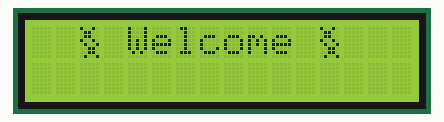
This sketch was run on a simulated ESP8266 (NodeMCU). Parts: 16×2 character LCD. WiFi joins after 1.5 s; servers stay silent unless stated; uploads are accepted with an empty reply; what the sketch prints to the serial monitor is not drawn.

Above: at 0.7 s.
At 2.7 s:
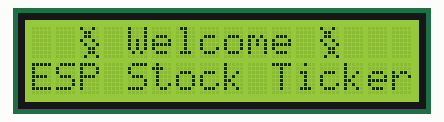
At 6.7 s:
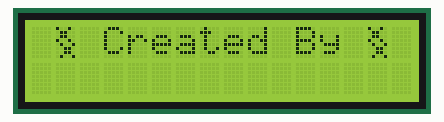
At 9.2 s:
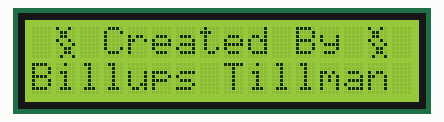
At 30.4 s:
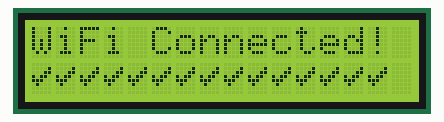
At 32.4 s:
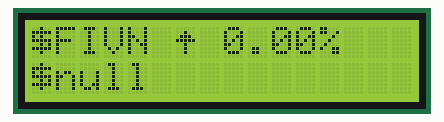

The sketch:

ESP8266_StockTicker.ino
```cpp
/*
 ESP STOCK TICKER
 CREATED BY BILLUPS TILLMAN
 https://github.com/BeeTillman
 FOR INSTRUCTIONS ON HOW TO USE,
 NAVIGATE TO THE README
*/

#include <ESP8266WiFi.h>
#include <WiFiClientSecure.h>
#include <ArduinoJson.h>
#include <Math.h>
#include "lcd_functions.h"
#include "keys.h"

#define TEST_HOST "www.finnhub.io"
#define ssid ssidKey // Network SSID (Defined in keys header)
#define password passwordKey  // Network Password (Defined in keys header)
#define TEST_HOST_FINGERPRINT fingerprintKey   // Chrome fingerprint (Defined in keys header)
#define apikey apiKey // Finnhub.io API Key (Defined in keys header)

#define SYMBOL1 "FIVN" // You can add as many symbol as you want. Simply copy the line, increment SYMBOL#, and add a getData function followed by a delay in the loop
#define SYMBOL2 "AMZN"
#define SYMBOL3 "NVDA"
#define SYMBOL4 "AAPL"
#define SYMBOL5 "TSLA"

#define stockRotationDelay 17500 // Delay between switching of stock ticker display

WiFiClientSecure client;

void setup() {
  Serial.begin(112500); //esp8266 default baud rate
  delay(500);
  initLCD();
  displayInitialStartup(); // Display welcome screen
  client.setInsecure(); // Resolves wifi error due to bad port
}

void loop() {
  connectToWiFi(); // Periodically Reconnect to WiFi. This will display the "Reconnecting" notice.
  getData(SYMBOL1); // Display Ticker for input symbol
  delay(stockRotationDelay); // Delay between stocks
  getData(SYMBOL2);
  delay(stockRotationDelay);
  getData(SYMBOL3);
  delay(stockRotationDelay);
  getData(SYMBOL4);
  delay(stockRotationDelay);
  getData(SYMBOL5);
  delay(stockRotationDelay);
}

void getData(String ticker){
    Serial.println("Making a HTTP Request");
  if (!client.connect(TEST_HOST, 443)) // Opening connection to server (Use 80 as port if HTTP)
  {
    Serial.println(F("Connection failed"));
  }

  yield(); // Give the ESP8266 a break

  client.print(F("GET ")); // Send HTTP request

  client.print("/api/v1/quote?symbol="+ticker+"&token="+apikey); // This is the second half of a request (everything that comes after the base URL)
  client.println(F(" HTTP/1.1"));

  //Headers
  client.print(F("Host: "));
  client.println(TEST_HOST);

  client.println(F("Cache-Control: no-cache"));

  if (client.println() == 0)
  {
    Serial.println(F("Failed to send request"));
  }

  // Check HTTP status
  char status[32] = {0};
  client.readBytesUntil('\r', status, sizeof(status));
  if (strcmp(status, "HTTP/1.1 200 OK") != 0)
  {
    Serial.print(F("Unexpected response: "));
    Serial.println(status);
  }

  // Skip HTTP headers
  char endOfHeaders[] = "\r\n\r\n";
  if (!client.find(endOfHeaders))
  {
    Serial.println(F("Invalid response"));
  }

  // This is probably not needed for most, but I had issues
  // with the Tindie api where sometimes there were random
  // characters coming back before the body of the response.
  // This will cause no hard to leave it in
  // peek() will look at the character, but not take it off the queue
  while (client.available() && client.peek() != '{')
  {
    char c = 0;
    client.readBytes(&c, 1);
    Serial.print(c);
    Serial.println("BAD");
  }

    // While the client is still availble read each
    // byte and print to the serial monitor
    // This is kind of unnecessary but I added the for loop
    // to limit API calls that return huge amounts of data
    String apiResult = "";
    for (int i=0; i<600; i++){
      if (client.available()) {
        char c = 0;
        client.readBytes(&c, 1);
        Serial.print(c);
        apiResult+=c;
        }
    }

    // We now have a String called apiResult, which contains the first
    // 600 characters that were returned from our API call.
    // We now throw apiResult into a JSON document so we can index it.
    Serial.println(apiResult);
    DynamicJsonDocument doc(1024);
    deserializeJson(doc, apiResult);
    JsonObject obj = doc.as<JsonObject>();

    String currentPrice = obj["c"].as<String>();
    String pchange = obj["dp"].as<String>();
    float float_pchange = pchange.toFloat();

    displayStockResult(ticker, float_pchange, currentPrice);
}


void connectToWiFi(){
  if (WiFi.status() != WL_CONNECTED) {
 // Attempt to connect to Wifi network:
  Serial.print("Connecting Wifi: ");
  Serial.println(ssid);
  WiFi.begin(ssid, password);
  while (WiFi.status() != WL_CONNECTED) { // Wireless network not connected
    Serial.println("");
    Serial.println("Awaiting WiFi Connection.");
    Serial.println("Update Environment Variables if Necessary");
    displayReconnectingCycle(); // Display reconnecting notice on LCD
    delay(1000);
  }
  Serial.println("");
  Serial.println("WiFi connected");
  Serial.println("IP address: ");
  displayWifiSuccess(); // Display wifi connection success on LCD
  delay(1000);
  IPAddress ip = WiFi.localIP();
  Serial.println(ip);
  client.setFingerprint(TEST_HOST_FINGERPRINT);
  }
  else {
    Serial.println("Network Test Successful.");
  }
}
```

customChars.h
```cpp
#ifndef CUSTOMCHARS_H
#define CUSTOMCHARS_H

byte check[8] = {
  B00000,
  B00001,
  B00011,
  B10110,
  B11100,
  B01000,
  B00000,
  B00000
};

byte downArrow[8] = {
  B00000,
  B00100,
  B00100,
  B00100,
  B11111,
  B01110,
  B00100,
  B00000
};

byte upArrow[8] = {
  B00000,
  B00100,
  B01110,
  B11111,
  B00100,
  B00100,
  B00100,
  B00000
};

byte loadingOne[8] = {
  B00000,
  B00000,
  B00000,
  B00000,
  B00000,
  B00100,
  B01110,
  B11111
};

byte loadingTwo[8] = {
  B00000,
  B00000,
  B00100,
  B01110,
  B11111,
  B11111,
  B00000,
  B00000
};

byte funkyChar[8] = {
  B10010,
  B01100,
  B01100,
  B10010,
  B01001,
  B00110,
  B00110,
  B01001
};

byte newDollar[8] = {
  B00100,
  B11111,
  B10100,
  B11111,
  B00101,
  B11111,
  B00100,
  B00000
};

byte borderTB[8] = {
  B00000,
  B00000,
  B11111,
  B00000,
  B00000,
  B11111,
  B00000,
  B00000
};

#endif
```

keys.h
```cpp
#ifndef KEYS_H
#define KEYS_H

#define ssidKey "YOURSSID"
#define passwordKey "YOURPASSWORD"
#define fingerprintKey "YOURFINGERPRINT"
#define apiKey "YOURAPIKEY"

#endif
```

lcd_functions.cpp
```cpp
#include "HardwareSerial.h"
#include "lcd_functions.h"
#include "customChars.h"

#define introDelay 6500 // The delay between the intro sequence and the Initial wifi connection

bool lcd2004 = false; // If you are using a 16x2, set this to false.

LiquidCrystal_I2C lcd(0x27, 16, 2);

void initLCD(){
if(lcd2004){
  lcd = LiquidCrystal_I2C(0x27, 20, 4);
  Serial.println("LCD Setting = 20x4.");
}
else{
  lcd = LiquidCrystal_I2C(0x27, 16, 2);
  Serial.println("LCD Setting = 16x2.");
}
}


void createCustomChars(){
  lcd.createChar(0, loadingOne);
  lcd.createChar(1, loadingTwo);
  lcd.createChar(2, check);
  lcd.createChar(3, upArrow);
  lcd.createChar(4, downArrow);
  lcd.createChar(5, funkyChar);
  lcd.createChar(6, newDollar);
  lcd.createChar(7, borderTB);
}

void displayInitialStartup(){
  Serial.println("Init LCD Start.");
  lcd.init();
  lcd.backlight();
  createCustomChars();
  lcd.setCursor(0,0);
  lcd.write(' ');
  lcd.write(' ');
  if(lcd2004){
    lcd.write(' ');
    lcd.write(' ');
  }
  lcd.write(5);
  if(lcd2004){
    lcd.print(" Welcome! ");
  }
  else{
    lcd.print(" Welcome ");
  }
  lcd.write(5);
  delay(2000);
  lcd.setCursor(0,1);
  if(lcd2004){
    lcd.write(' ');
    lcd.write(' ');
  }
  lcd.print("ESP Stock Ticker");
  delay(3000);
  if(lcd2004){
    lcd.setCursor(0,2);
    lcd.write(' ');
    lcd.write(' ');
    lcd.write(' ');
    lcd.write(5);
    lcd.print(" Created By ");
    lcd.write(5);
    delay(1500);
    lcd.setCursor(0,3);
    lcd.write(' ');
    lcd.write(' ');
    lcd.write(2);
    lcd.print("Billups Tillman");
  }
  else{
  lcd.clear();
  delay(1000);
  lcd.setCursor(0,0);
  lcd.write(' ');
  lcd.write(5);
  lcd.print(" Created By ");
  lcd.write(5);
  delay(2500);
  lcd.setCursor(0,1);
  lcd.print("Billups Tillman");
  }
  delay(introDelay);
  Serial.println("Init LCD Complete.");
}

void displayStockResult(String ticker, float float_pchange, String currentPrice){
    clearResetLCD();
    if(lcd2004) printBorders();
    if (float_pchange < 0){
      lcd.write(6);
      lcd.print(ticker + " ");
      lcd.write(4);
      lcd.write(' ');
      lcd.print(String(float_pchange) + "%");
      if(lcd2004) lcd.setCursor(0,2);
      else lcd.setCursor(0,1);
      lcd.write(6);
      lcd.print(String(currentPrice));
    }else{
      lcd.write(6);
      lcd.print(ticker + " ");
      lcd.write(3);
      lcd.write(' ');
      lcd.print(String(float_pchange) + "%");
      if(lcd2004) lcd.setCursor(0,2);
      else lcd.setCursor(0,1);
      lcd.write(6);
      lcd.print(String(currentPrice));
    }
}

void clearResetLCD(){
  lcd.clear();
  lcd.setCursor(0, 0);
}

void printBorders(){
  lcd.setCursor(0,0);
  for(int i = 0; i <= 20; i++){
    lcd.write(7);
  }
  lcd.setCursor(0,3);
  for(int i = 0; i <= 20; i++){
    lcd.write(7);
  }
  lcd.setCursor(0,1);
}
void displayReconnectingCycle(){
    clearResetLCD();
    if(lcd2004){
      printBorders();
      lcd.write(' ');
      lcd.write(' ');
    }
    lcd.print("Connecting...");
    lcd.setCursor(0, 1);
    if(lcd2004){
      lcd.setCursor(0, 2);
      int sent = 0;
      while (sent < 20){
        lcd.write(0);
        delay(300);
        sent++;
      }
      sent = 0;
      while (sent < 19){
        if (sent != 0){
          lcd.setCursor(sent-1, 2);
          lcd.write(0);
        }
      lcd.setCursor(sent+1, 2);
      lcd.write(1);
      delay(450);
      sent++;
      }
    }
    else{
    int sent = 0;
    while (sent < 15){
      lcd.write(0);
      delay(300);
      sent++;
    }
    sent = 0;
    while (sent < 14){
      if (sent != 0){
        lcd.setCursor(sent-1, 1);
        lcd.write(0);
      }
      lcd.setCursor(sent+1, 1);
      lcd.write(1);
      delay(450);
      sent++;
    }
    }
}

void displayWifiSuccess(){
  clearResetLCD();
  if(lcd2004){
    printBorders();
    lcd.write(' ');
    lcd.write(' ');
  }
  lcd.print("WiFi Connected!");
  if(lcd2004){
    lcd.setCursor(0,2);
    lcd.write(' ');
    lcd.write(' ');
  }
  else lcd.setCursor(0,1);
  int sent = 15;
  while (sent > 0){
    lcd.write(2);
    delay(200);
    sent--;
  }
  delay(500);
}
```

lcd_functions.h
```cpp
#ifndef LCD_FUNCTIONS_H
#define LCD_FUNCTIONS_H
#include <Arduino.h>
#include <LiquidCrystal_I2C.h>

void initLCD();

void createCustomChars();

void displayInitialStartup();

void displayStockResult(String ticker, float float_pchange, String currentPrice);

void clearResetLCD();

void displayReconnectingCycle();

void displayWifiSuccess();

void printBorders();

#endif
```

Measured:
- what the display in image 0 shows lasts 2.0 s, from 0.6 s to 2.6 s
- what the display in image 1 shows lasts 3.1 s, from 2.6 s to 5.7 s
- what the display in image 2 shows lasts 2.5 s, from 6.7 s to 9.2 s
- what the display in image 3 shows lasts 6.5 s, from 9.2 s to 15.7 s
